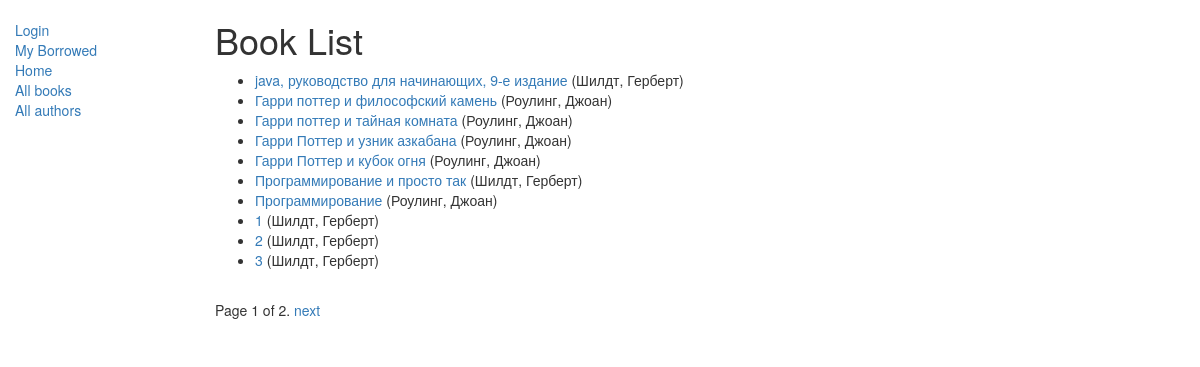
/catalog/books/, run on an earlier commit of the app's database.
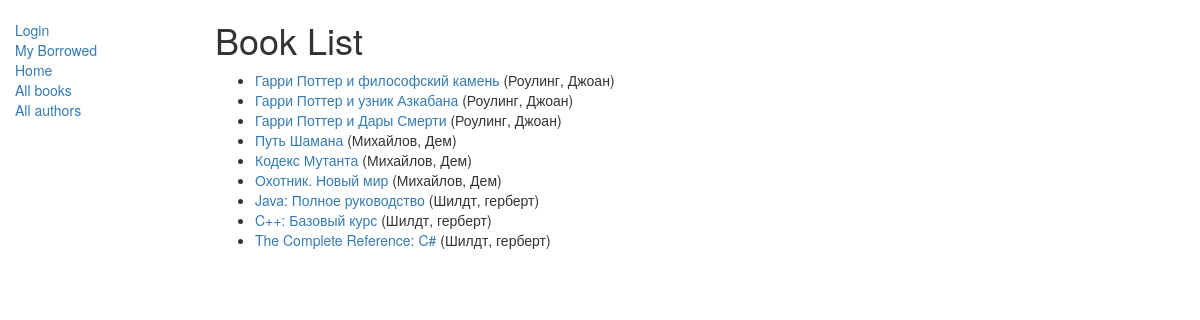
And on a later commit of the database.
### catalog/models.py (models this page shows, shortened)
class Book(models.Model):
    title = models.CharField(max_length=200)
    author = models.ForeignKey('Author', on_delete=models.SET_NULL, null=True)
    summary = models.TextField(max_length=1000, help_text="Enter a brief description of the book")
    isbn = models.CharField('ISBN',max_length=13, help_text='13 Character <a href="https://www.isbn-international.org/content/what-isbn">ISBN number</a>')
    genre = models.ManyToManyField(Genre, help_text="Select a genre for this book")
    language = models.ForeignKey('Language', on_delete=models.SET_NULL, null=True)
    def get_absolute_url(self):
        return reverse('book-detail', args=[str(self.id)])
    def display_genre(self):
        return ', '.join([ genre.name for genre in self.genre.all()[:3] ])
    display_genre.short_description = 'Genre'

class Author(models.Model):
    first_name = models.CharField(max_length=100)
    last_name = models.CharField(max_length=100)
    date_of_birth = models.DateField(null=True, blank=True)
    date_of_death = models.DateField('Died', null=True, blank=True)
    def __str__(self):
        return '%s, %s' % (self.last_name, self.first_name)
    class Meta:
        ordering = ['last_name', 'first_name']

### catalog/views.py (the view)
class BookListView(generic.ListView):
    model = Book
    paginate_by = 10

### catalog/templates/catalog/book_list.html (shortened to what this page needs)
{% extends "base_generic.html" %}
{% block content %}
    <h1>Book List</h1>
    {% if book_list %}
    <ul>
      {% for book in book_list %}
      <li>
        <a href="{{ book.get_absolute_url }}">{{ book.title }}</a> ({{book.author}})
      </li>
      {% endfor %}
    </ul>
    {% else %}
      <p>There are no books in the library.</p>
    {% endif %}
{% endblock %}

### catalog/templates/base_generic.html (shortened to what this page needs)
<!doctype html>
<html lang="en">
  <head>
    <link
      rel="stylesheet"
      href="https://maxcdn.bootstrapcdn.com/bootstrap/3.3.7/css/bootstrap.min.css" />
    {% load static %}
    <link rel="stylesheet" href="{% static 'css/styles.css' %}" />
  </head>
  <body>
    <div class="container-fluid">
      <div class="row">
        <div class="col-sm-2">
          {% block sidebar %}
            <ul class="sidebar-nav">
              {% if user.is_authenticated %}
                <li>User: {{ user.get_username }}</li>
                <li>
                  <form method="post" action="{% url 'logout' %}">
                    {% csrf_token %}
                    <input type="submit" value="Logout">
                  </form>
                </li>
              {% else %}
                <li><a href="{% url 'login'%}?next={{request.path}}">Login</a></li>
              {% endif %}
              {% if perms.catalog.can_mark_returned %}
                <li><a href="{% url 'my-borrowed' %}">All Borrowed</a></li>
              {%else%}
                <li><a href="{% url 'my-borrowed' %}">My Borrowed</a></li>
              {%endif%}
              <li><a href="{% url 'index' %}">Home</a></li>
              <li><a href="{% url 'books' %}">All books</a></li>
              <li><a href="{% url 'authors' %}">All authors</a></li>
            </ul>
          {% endblock %}
        </div>
        <div class="col-sm-10 ">
          {% block content %}{% endblock %}
          {% block pagination %}
            {% if is_paginated %}
              <div class="pagination">
      <span class="page-links">
        <span class="page-current">
          Page {{ page_obj.number }} of {{ page_obj.paginator.num_pages }}.
        </span>
        {% if page_obj.has_next %}
          <a href="{{ request.path }}?page={{ page_obj.next_page_number }}">next</a>
        {% endif %}
      </span>
    </div>
            {% endif %}
          {% endblock %}
        </div>
      </div>
    </div>
  </body>
</html>

### catalog/static/css/styles.css (style rules this page uses)
.sidebar-nav { margin-top: 20px; padding: 0; list-style: none; }

What changed in the data, as far as the page shows it:
removed Book: title "java, руководство для начинающих, 9-е издание", author "Шилдт, Герберт"
removed Book: title "Гарри Поттер и узник азкабана", author "Роулинг, Джоан"
removed Book: title "Гарри Поттер и кубок огня", author "Роулинг, Джоан"
removed Book: title "Программирование и просто так", author "Шилдт, Герберт"
removed Book: title "3", author "Шилдт, Герберт"
added Book: title "Гарри Поттер и философский камень", author "Роулинг, Джоан"
changed Book: title "Гарри поттер и философский камень" → "Гарри Поттер и узник Азкабана"
changed Book: title "Гарри поттер и тайная комната" → "Гарри Поттер и Дары Смерти"
added Book: title "Путь Шамана", author "Михайлов, Дем"
added Book: title "Кодекс Мутанта", author "Михайлов, Дем"
added Book: title "Охотник. Новый мир", author "Михайлов, Дем"
changed Book: title "Программирование" → "Java: Полное руководство"; author "Роулинг, Джоан" → "Шилдт, герберт"
changed Book: title "1" → "C++: Базовый курс"; author "Шилдт, Герберт" → "Шилдт, герберт"
changed Book: title "2" → "The Complete Reference: C#"; author "Шилдт, Герберт" → "Шилдт, герберт"
Also different on the page:
{{ page_obj.number }}: "1" → (not shown)
{{ page_obj.paginator.num_pages }}: "2" → (not shown)
text no longer shown: "Page of . next"
